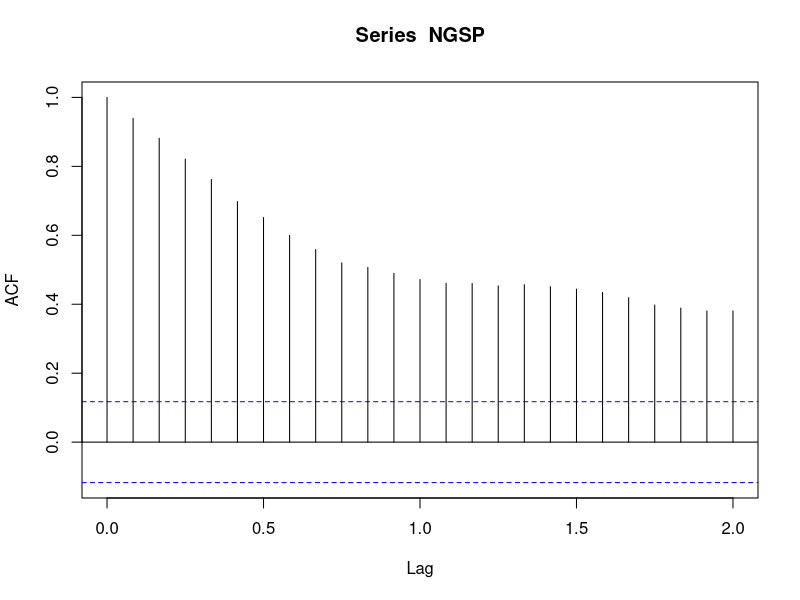
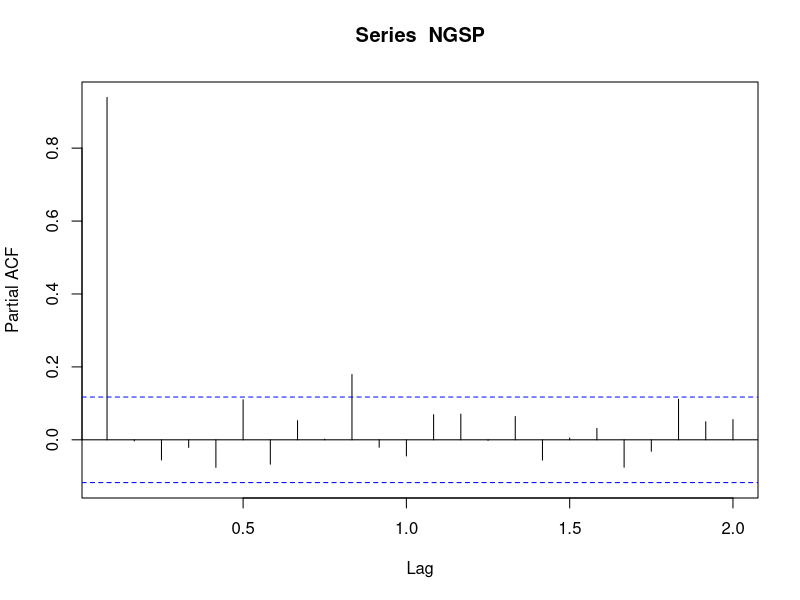
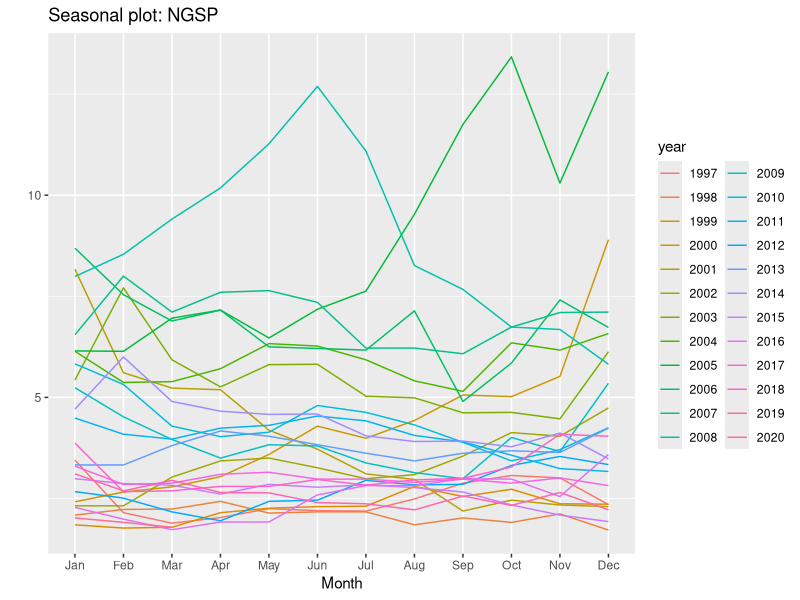
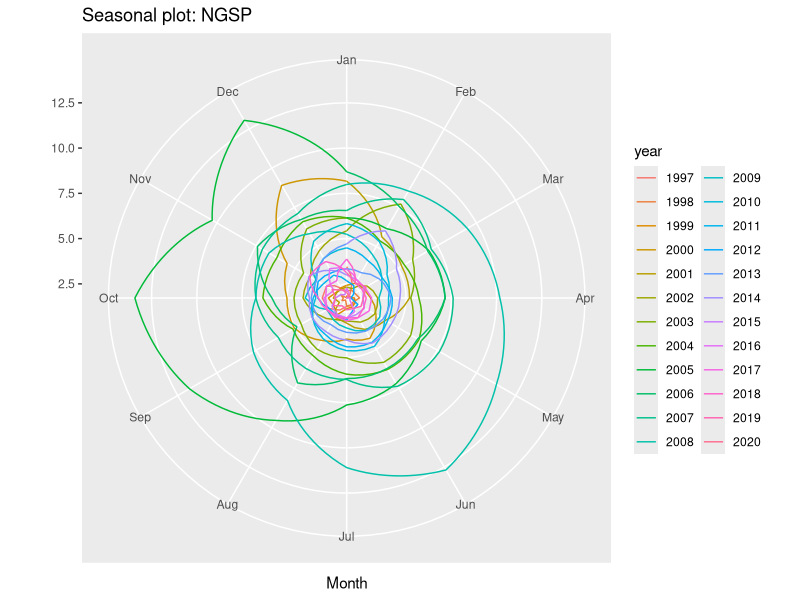
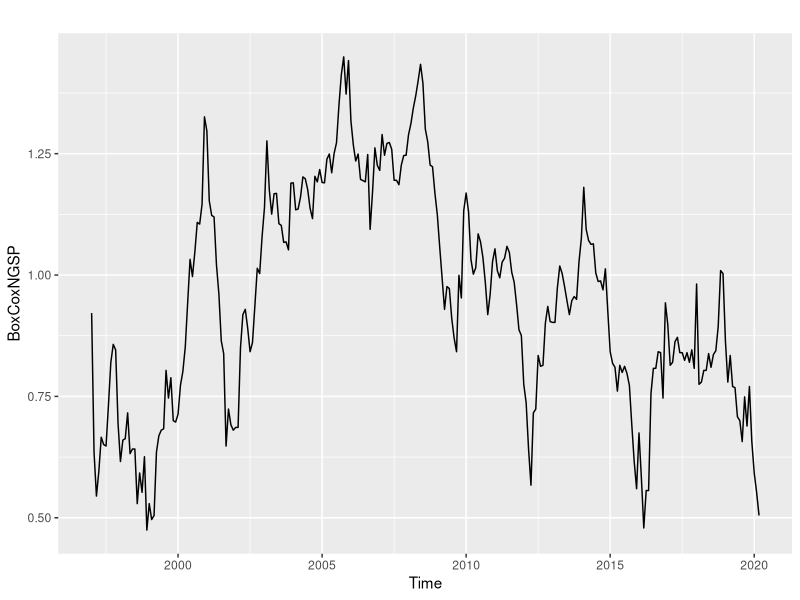
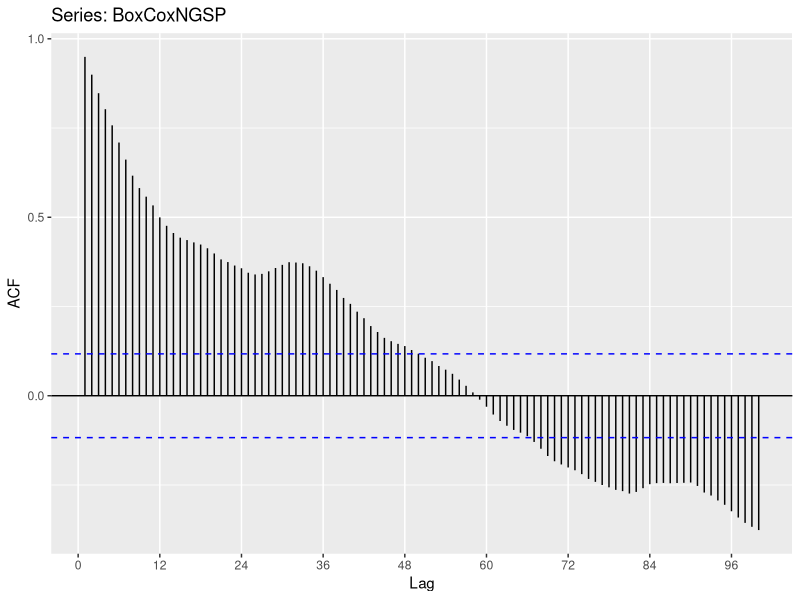
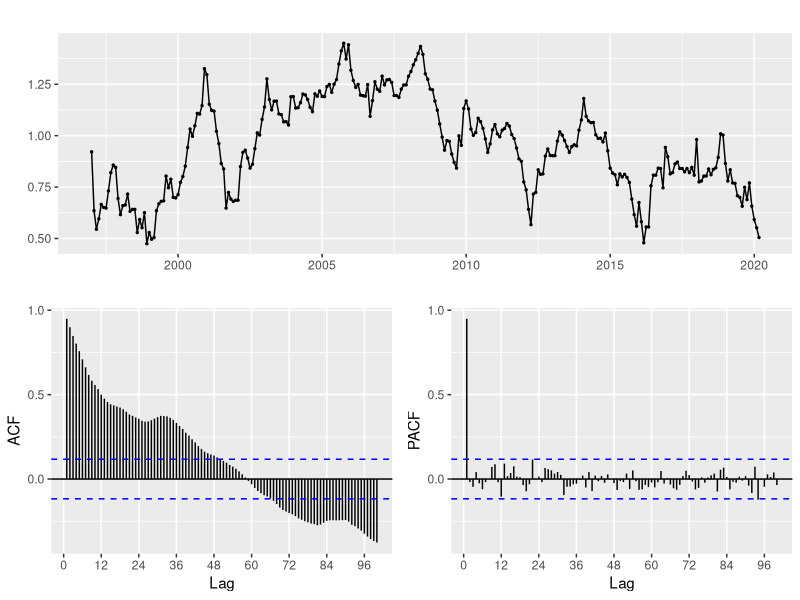
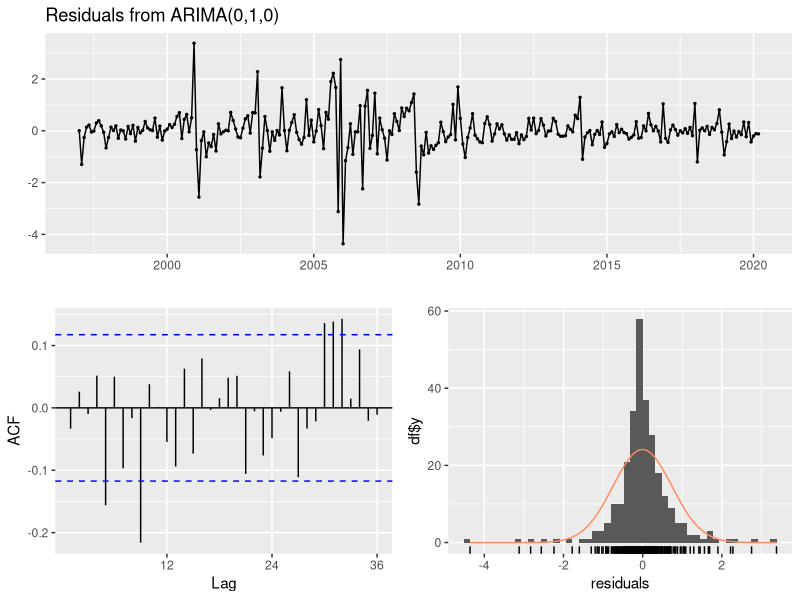

These figures' R source, in order: (Note: this script raises an error after producing the figures.)
install.packages("forecast")
library(forecast)
library(tseries)

datos <- read.csv("Henry_Hub_Natural_Gas_Spot_Price.csv", header = TRUE)
datos <- datos[rev(rownames(datos)),]
NGSP <- ts(datos[,2], start=1997, freq=12)

# Propuesta de modelo con auto.arima sale que es ARIMA(0,1,0) (I(1)), o sea caminata aleatoria.
autoarima <- auto.arima(NGSP)


# FAC, FACP y varianza
FAC <- acf(NGSP)
FACP <- pacf(NGSP)
VarNGSP<-var(NGSP)
VarNGSP

# Dickey-Fuller Aumentado para probar estacionariedad. El proceso es no estacionario
adf.test(NGSP)

# Graficamos por año con el objetivo de observar si hay estacionalidad
ggseasonplot(NGSP)

# Variación de la seasonal plot con coordenadas polares. Se puede observar que no es estacional.
ggseasonplot(NGSP, polar = TRUE)

# Esta función es para ver el número de veces que hay que diferenciar una serie para volverla estacionaria, como 
# Como es una caminata aleatoria, sale 1, pues hemos demostrado anteriormente que la primera de la caminata aleatoria
# es un proceso estacionario.
ndiffs(NGSP)




 #Estabilización de varianza con transformación de Box-Cox
lambda0<-BoxCox.lambda(NGSP)
BoxCoxNGSP<-BoxCox(NGSP,lambda0)
autoplot(BoxCoxNGSP)


#Gráfica de funciones de autocorrelaci?n y test para verificar estacionariedad
ggAcf(BoxCoxNGSP, lag.max=100)
ggtsdisplay(BoxCoxNGSP, lag.max=100)

adf.test(BoxCoxNGSP) #Prueba de Dickey Fuller que no rechaza estacionariedad por lo que no habría que diferenciar







################# Análisis de residuos ##################
#Residuales
res_autoarima <- residuals(autoarima)
checkresiduals(autoarima)


# Supuesto 1 (media cero)
# Debemos verificar que el valor absoluto del cociente sea menor que dos para decir que no hay evidencia de que 
# la media del proceso sea diferente de 0. 
media <- mean(autoarima)
media
desv <- sqrt(var(res_autoarima))
desv

N <- length(res_autoarima)
p <- 0
d <- 1
q <- 0
cociente <- (sqrt(N-d-p)) * (media/desv)
abs(cociente)


# Supuesto 2 (varianza constante)
# Observamos de manera visual si la varianza parece ser constante o no
checkresiduals(autoarima)


# Supuesto 3 (residuos independientes)
# Prueba de Ljung-Box
#Box.Ljung.Test(res_autoarima)


# Supuesto 4 (normalidad)
# Verificar que aprox. el 95% de las observaciones se encuentren dentro del intervalo que se extiende 2 
# desviaciones estándar por arriba y por debajo de la media, la cual esperamos que sea 0.
LI2 <- -2*desv
LS2 <- 2*desv

qqnorm(res_autoarima)
qqline(res_autoarima)
checkresiduals(autoarima)
shapiro.test(res_autoarima)
lillie.test(x = res_autoarima)

# Supuesto 5 (no observaciones aberrantes)
# Prácticamente todas las observaciones deberían estar dentro del intervalo que se extiende 3 desviaciones
# estándar por arriba y por debajo de la media, la cual esperamos que sea 0.
LI3 <- -3*desv
LS3 <- 3*desv


plot(res_autoarima, ylim=c(-2*10^(-3),6*10^(-4)))
plot(res_autoarima)
abline(h=LS2, col="red")
abline(h=LI2, col="red")
abline(h=LI3, col="blue")
abline(h=LS3, col="blue")


# Supuesto 6 (parsimonía)
# Ver con un 95% de confianza que todos los parámetros sean diferentes de 0.
# En este caso no hay parámetros ya que el modelo es I(1).


# Supuesto 7 (modelo admisible)
# Verificar que los parámetros se encuentren dentro de las regiones admisibles correspondientes.
# En este caso no hay parámetros ya que el modelo es I(1).

# Supuesto 8 (modelo estable)
# Calculamos las correlaciones entre pares para ver que sean bajas.
# En este caso no hay correlaciones ya que no hay parámetros, debido a que el modelo es I(1).




####################### Pronósticos #######################
# auto.arima
autoarima_pronostico <-forecast(autoarima, h = 3) # Duda con h = 3
autoplot(autoarima_pronostico)